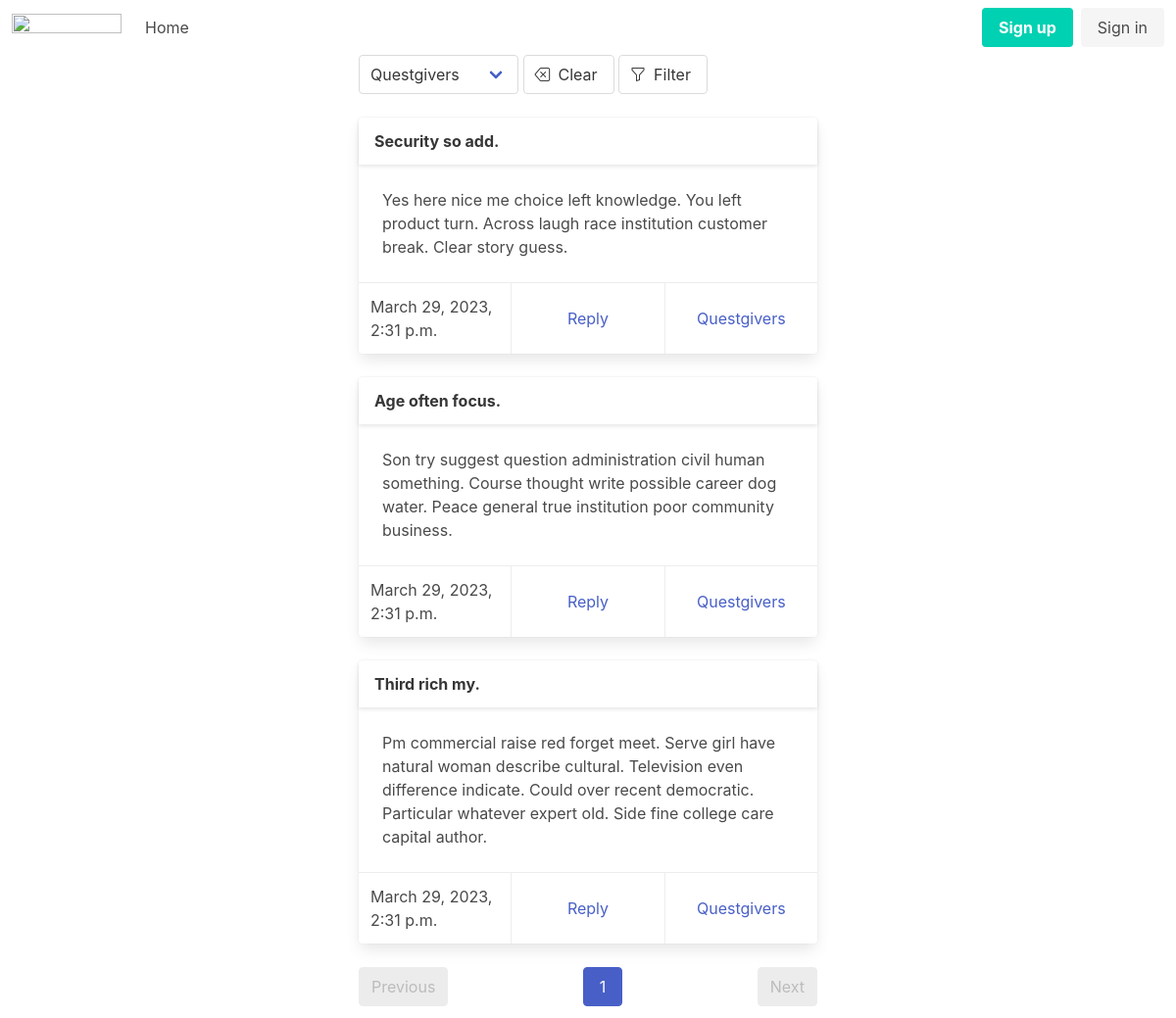
The page /?category=6 on the database its author committed.
### boardapp/models.py (models this page shows, shortened)
class Post(models.Model):
    author = models.ForeignKey(settings.AUTH_USER_MODEL, on_delete=models.CASCADE, verbose_name=_('Name'))
    title = models.CharField(max_length=255, verbose_name=_('Title'))
    text = models.TextField(verbose_name=_('Text'))
    category = models.ForeignKey(Category, on_delete=models.RESTRICT, verbose_name=_('Category'))
    date = models.DateTimeField(auto_now_add=True, verbose_name=_('Date'))
    class Meta:
        verbose_name = _('Post')
        verbose_name_plural = _('Posts')

class Category(models.Model):
    name = models.CharField(max_length=50, unique=True, verbose_name=_('Name'))
    def __str__(self):
        return f'{self.name}'
    class Meta:
        verbose_name = _('Category')
        verbose_name_plural = _('categories')

### boardapp/views.py (the view)
# urls.py: path('', PostListView.as_view(), name='home'),
class PostListView(FilterView):
    template_name = 'post_list.html'
    filterset_class = PostFilter
    paginate_by = 5
    model = Post

### boardapp/templatetags/custom_filters.py (called while the page is built)
@register.simple_tag(takes_context=True)
def url_replace(context, **kwargs):
    _dict = context['request'].GET.copy()
    for key, value in kwargs.items():
        _dict[key] = value
    return _dict.urlencode()

### templates/post_list.html (shortened to what this page needs)
{% extends 'base/base.html' %}
{% load i18n %}
{% load widget_tweaks %}
{% load custom_filters %}
{% block content %}
<div class="columns is-centered">
  <div class="column is-half">
{% if filter %}
<form class="mb-5" action="" method="get">
  <div class="input-group">
    {% for field in filter.form %}
    <div class="select">{{ field }}</div>
    {% endfor %}
    {% if filter.is_bound %}
    {% translate "Clear" as clear %}
    <a href="{% url request.resolver_match.view_name %}" class="button"
       title="{{ clear }}">
      <span class="icon-text">
        <span class="icon"><i class="bi bi-backspace"></i></span>
        <span>{{ clear }}</span>
      </span>
    </a>
    {% endif %}
    {% translate "Filter" as filter %}
    <button type="submit" class="button" title="{{ filter }}">
      <span class="icon-text">
        <span class="icon"><i class="bi bi-funnel"></i></span>
        <span>{{ filter }}</span>
      </span>
    </button>
  </div>
</form>
{% endif %}
{% if object_list %}
  {% for post in object_list %}
    <div class="card mb-5">
      <header class="card-header">
        <p class="card-header-title">{{ post.title }}</p>
      </header>
      <div class="card-content">
        <div class="content">{{ post.text }}</div>
      </div>
      <footer class="card-footer">
        {% block card-action %}
        <p class="card-footer-item">{{ post.date }}</p>
        <a href="{% url 'reply_create' post=post.pk %}" class="card-footer-item">{% trans "Reply" %}</a>
        <a href="?{% url_replace category=post.category.pk %}" class="card-footer-item">{{ post.category }}</a>
        {% endblock card-action %}
      </footer>
    </div>
  {% endfor %}
{% else %}
  <h2>{% trans "Nothing here!" %}</h2>
{% endif %}
<nav class="pagination is-centered" role="navigation" aria-label="pagination">
  {% if page_obj.has_previous %}
  <a href="?{% url_replace page=page_obj.previous_page_number %}" class="pagination-previous">
    {% trans "Previous" %}</a>
  {% else %}
  <a class="pagination-previous is-disabled">{% trans "Previous" %}</a>
  {% endif %}
  <ul class="pagination-list">
    <li><a class="pagination-link is-current" aria-current="page">
      {{ page_obj.number }}</a></li>
  </ul>
  {% if page_obj.has_next %}
  <a href="?{% url_replace page=page_obj.next_page_number %}" class="pagination-next">{% trans "Next" %}</a>
  {% else %}
  <a class="pagination-next is-disabled">{% trans "Next" %}</a>
  {% endif %}
</nav>
  </div>
</div>
{% endblock content %}

### rows shown on the page
Post: title "Security so add.", text "Yes here nice me choice left knowledge. You left product turn. Across laugh race institution customer break. Clear story guess.", date "March 29, 2023, 2:31 p.m.", category "Questgivers"
Post: title "Age often focus.", text "Son try suggest question administration civil human something. Course thought write possible career dog water. Peace general true institution poor community business.", date "March 29, 2023, 2:31 p.m.", category "Questgivers"
Post: title "Third rich my.", text "Pm commercial raise red forget meet. Serve girl have natural woman describe cultural. Television even difference indicate. Could over recent democratic. Particular whatever expert old. Side fine college care capital author.", date "March 29, 2023, 2:31 p.m.", category "Questgivers"

### other values the page prints
{{ clear }} "Clear"
{{ filter }} "Filter"
{{ page_obj.number }} "1"
